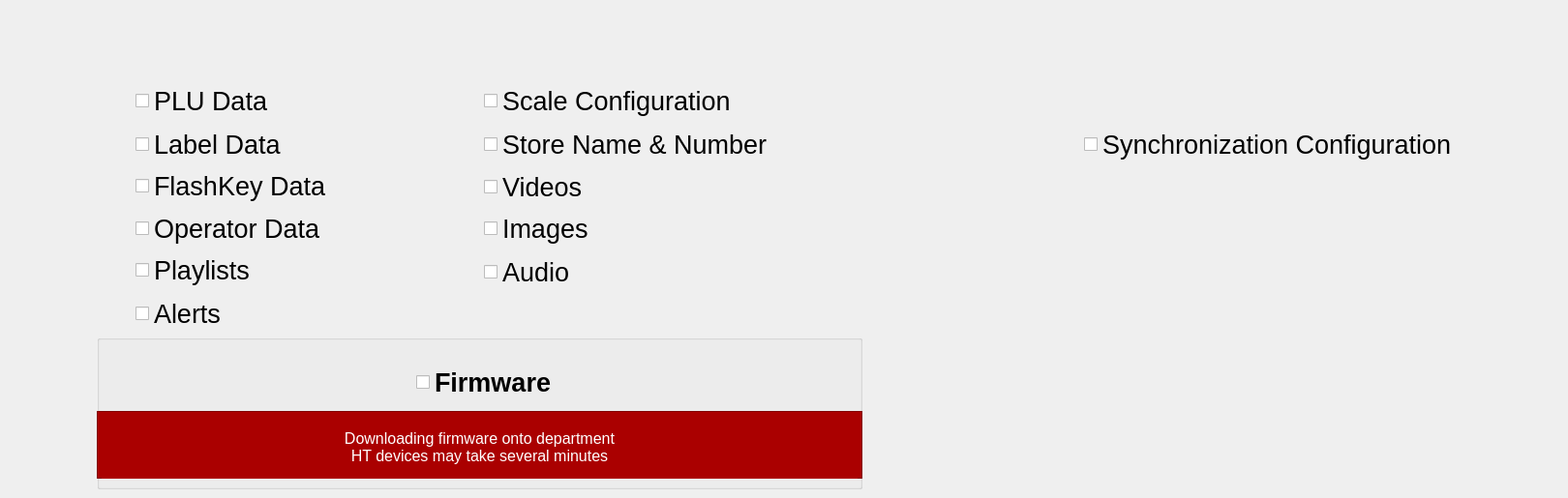
   <widget class="QWidget" name="SendToDeptTab">
    <attribute name="title">
     <string>Send To Dept</string>
    </attribute>
    <widget class="QCheckBox" name="checkBoxOperatorDataSendToDept">
     <property name="geometry">
      <rect>
       <x>140</x>
       <y>214</y>
       <width>355</width>
       <height>45</height>
      </rect>
     </property>
     <property name="minimumSize">
      <size>
       <width>355</width>
       <height>45</height>
      </size>
     </property>
     <property name="maximumSize">
      <size>
       <width>355</width>
       <height>45</height>
      </size>
     </property>
     <property name="font">
      <font>
       <pointsize>20</pointsize>
      </font>
     </property>
     <property name="text">
      <string>Operator Data</string>
     </property>
     <property name="iconSize">
      <size>
       <width>40</width>
       <height>40</height>
      </size>
     </property>
    </widget>
    <widget class="QCheckBox" name="checkBoxStoreNameNumberSendToDept">
     <property name="geometry">
      <rect>
       <x>500</x>
       <y>127</y>
       <width>491</width>
       <height>45</height>
      </rect>
     </property>
     <property name="sizePolicy">
      <sizepolicy hsizetype="Fixed" vsizetype="Fixed">
       <horstretch>0</horstretch>
       <verstretch>0</verstretch>
      </sizepolicy>
     </property>
     <property name="minimumSize">
      <size>
       <width>491</width>
       <height>45</height>
      </size>
     </property>
     <property name="maximumSize">
      <size>
       <width>491</width>
       <height>45</height>
      </size>
     </property>
     <property name="font">
      <font>
       <pointsize>20</pointsize>
      </font>
     </property>
     <property name="text">
      <string>Store Name &amp;&amp; Number</string>
     </property>
     <property name="iconSize">
      <size>
       <width>40</width>
       <height>40</height>
      </size>
     </property>
    </widget>
    <widget class="QCheckBox" name="checkBoxAlertsSendToDept">
     <property name="geometry">
      <rect>
       <x>140</x>
       <y>302</y>
       <width>355</width>
       <height>45</height>
      </rect>
     </property>
     <property name="sizePolicy">
      <sizepolicy hsizetype="Fixed" vsizetype="Fixed">
       <horstretch>0</horstretch>
       <verstretch>0</verstretch>
      </sizepolicy>
     </property>
     <property name="minimumSize">
      <size>
       <width>355</width>
       <height>45</height>
      </size>
     </property>
     <property name="maximumSize">
      <size>
       <width>355</width>
       <height>45</height>
      </size>
     </property>
     <property name="font">
      <font>
       <pointsize>20</pointsize>
      </font>
     </property>
     <property name="text">
      <string>Alerts</string>
     </property>
     <property name="iconSize">
      <size>
       <width>40</width>
       <height>40</height>
      </size>
     </property>
    </widget>
    <widget class="QCheckBox" name="checkBoxImagesSendToDept">
     <property name="geometry">
      <rect>
       <x>500</x>
       <y>214</y>
       <width>491</width>
       <height>45</height>
      </rect>
     </property>
     <property name="sizePolicy">
      <sizepolicy hsizetype="Fixed" vsizetype="Fixed">
       <horstretch>0</horstretch>
       <verstretch>0</verstretch>
      </sizepolicy>
     </property>
     <property name="minimumSize">
      <size>
       <width>491</width>
       <height>45</height>
      </size>
     </property>
     <property name="maximumSize">
      <size>
       <width>491</width>
       <height>45</height>
      </size>
     </property>
     <property name="font">
      <font>
       <pointsize>20</pointsize>
      </font>
     </property>
     <property name="text">
      <string>Images</string>
     </property>
     <property name="iconSize">
      <size>
       <width>40</width>
       <height>40</height>
      </size>
     </property>
    </widget>
    <widget class="QGroupBox" name="groupBoxSendToDeptFirmware">
     <property name="geometry">
      <rect>
       <x>100</x>
       <y>346</y>
       <width>791</width>
       <height>160</height>
      </rect>
     </property>
     <property name="sizePolicy">
      <sizepolicy hsizetype="Fixed" vsizetype="Fixed">
       <horstretch>0</horstretch>
       <verstretch>0</verstretch>
      </sizepolicy>
     </property>
     <property name="minimumSize">
      <size>
       <width>791</width>
       <height>160</height>
      </size>
     </property>
     <property name="maximumSize">
      <size>
       <width>791</width>
       <height>160</height>
      </size>
     </property>
     <property name="title">
      <string notr="true"/>
     </property>
     <property name="flat">
      <bool>false</bool>
     </property>
     <widget class="QCheckBox" name="checkBoxFirmwareSendToDept">
      <property name="geometry">
       <rect>
        <x>330</x>
        <y>27</y>
        <width>441</width>
        <height>45</height>
       </rect>
      </property>
      <property name="sizePolicy">
       <sizepolicy hsizetype="Fixed" vsizetype="Fixed">
        <horstretch>0</horstretch>
        <verstretch>0</verstretch>
       </sizepolicy>
      </property>
      <property name="minimumSize">
       <size>
        <width>441</width>
        <height>45</height>
       </size>
      </property>
      <property name="maximumSize">
       <size>
        <width>441</width>
        <height>45</height>
       </size>
      </property>
      <property name="font">
       <font>
        <pointsize>20</pointsize>
        <weight>75</weight>
        <bold>true</bold>
       </font>
      </property>
      <property name="text">
       <string>Firmware</string>
      </property>
      <property name="iconSize">
       <size>
        <width>40</width>
        <height>40</height>
       </size>
      </property>
     </widget>
     <widget class="QFrame" name="frameFirmwareAlertSendToDept">
      <property name="geometry">
       <rect>
        <x>0</x>
        <y>79</y>
        <width>791</width>
        <height>70</height>
       </rect>
      </property>
      <property name="sizePolicy">
       <sizepolicy hsizetype="Fixed" vsizetype="Fixed">
        <horstretch>0</horstretch>
        <verstretch>0</verstretch>
       </sizepolicy>
      </property>
      <property name="minimumSize">
       <size>
        <width>791</width>
        <height>70</height>
       </size>
      </property>
      <property name="maximumSize">
       <size>
        <width>791</width>
        <height>70</height>
       </size>
      </property>
      <property name="styleSheet">
       <string notr="true">background-color: rgb(170, 0, 0);</string>
      </property>
      <property name="frameShape">
       <enum>QFrame::StyledPanel</enum>
      </property>
      <property name="frameShadow">
       <enum>QFrame::Raised</enum>
      </property>
      <widget class="QLabel" name="firmwareAlertLabel_4">
       <property name="geometry">
        <rect>
         <x>5</x>
         <y>5</y>
         <width>781</width>
         <height>65</height>
        </rect>
       </property>
       <property name="sizePolicy">
        <sizepolicy hsizetype="Fixed" vsizetype="Fixed">
         <horstretch>0</horstretch>
         <verstretch>0</verstretch>
        </sizepolicy>
       </property>
       <property name="minimumSize">
        <size>
         <width>781</width>
         <height>65</height>
        </size>
       </property>
       <property name="maximumSize">
        <size>
         <width>781</width>
         <height>65</height>
        </size>
       </property>
       <property name="font">
        <font>
         <pointsize>12</pointsize>
        </font>
       </property>
       <property name="styleSheet">
        <string notr="true">color: rgb(255, 255, 255);</string>
       </property>
       <property name="text">
        <string>Downloading firmware onto department
HT devices may take several minutes</string>
       </property>
       <property name="alignment">
        <set>Qt::AlignCenter</set>
       </property>
      </widget>
     </widget>
    </widget>
    <widget class="QCheckBox" name="checkBoxPLUDataSendToDept">
     <property name="geometry">
      <rect>
       <x>140</x>
       <y>82</y>
       <width>355</width>
       <height>45</height>
      </rect>
     </property>
     <property name="minimumSize">
      <size>
       <width>355</width>
       <height>45</height>
      </size>
     </property>
     <property name="maximumSize">
      <size>
       <width>355</width>
       <height>45</height>
      </size>
     </property>
     <property name="font">
      <font>
       <pointsize>20</pointsize>
      </font>
     </property>
     <property name="text">
      <string>PLU Data</string>
     </property>
     <property name="iconSize">
      <size>
       <width>40</width>
       <height>40</height>
      </size>
     </property>
    </widget>
    <widget class="QCheckBox" name="checkBoxVideosSendToDept">
     <property name="geometry">
      <rect>
       <x>500</x>
       <y>171</y>
       <width>491</width>
       <height>45</height>
      </rect>
     </property>
     <property name="sizePolicy">
      <sizepolicy hsizetype="Fixed" vsizetype="Fixed">
       <horstretch>0</horstretch>
       <verstretch>0</verstretch>
      </sizepolicy>
     </property>
     <property name="minimumSize">
      <size>
       <width>491</width>
       <height>45</height>
      </size>
     </property>
     <property name="maximumSize">
      <size>
       <width>491</width>
       <height>45</height>
      </size>
     </property>
     <property name="font">
      <font>
       <pointsize>20</pointsize>
      </font>
     </property>
     <property name="text">
      <string>Videos</string>
     </property>
     <property name="iconSize">
      <size>
       <width>40</width>
       <height>40</height>
      </size>
     </property>
    </widget>
    <widget class="QCheckBox" name="checkBoxScaleConfigurationSendToDept">
     <property name="geometry">
      <rect>
       <x>500</x>
       <y>82</y>
       <width>491</width>
       <height>45</height>
      </rect>
     </property>
     <property name="sizePolicy">
      <sizepolicy hsizetype="Fixed" vsizetype="Fixed">
       <horstretch>0</horstretch>
       <verstretch>0</verstretch>
      </sizepolicy>
     </property>
     <property name="minimumSize">
      <size>
       <width>491</width>
       <height>45</height>
      </size>
     </property>
     <property name="maximumSize">
      <size>
       <width>491</width>
       <height>45</height>
      </size>
     </property>
     <property name="font">
      <font>
       <pointsize>20</pointsize>
      </font>
     </property>
     <property name="text">
      <string>Scale Configuration</string>
     </property>
     <property name="iconSize">
      <size>
       <width>40</width>
       <height>40</height>
      </size>
     </property>
    </widget>
    <widget class="QCheckBox" name="checkBoxPlaylistsSendToDept">
     <property name="geometry">
      <rect>
       <x>140</x>
       <y>257</y>
       <width>355</width>
       <height>45</height>
      </rect>
     </property>
     <property name="sizePolicy">
      <sizepolicy hsizetype="Fixed" vsizetype="Fixed">
       <horstretch>0</horstretch>
       <verstretch>0</verstretch>
      </sizepolicy>
     </property>
     <property name="minimumSize">
      <size>
       <width>355</width>
       <height>45</height>
      </size>
     </property>
     <property name="maximumSize">
      <size>
       <width>355</width>
       <height>45</height>
      </size>
     </property>
     <property name="font">
      <font>
       <pointsize>20</pointsize>
      </font>
     </property>
     <property name="text">
      <string>Playlists</string>
     </property>
     <property name="iconSize">
      <size>
       <width>40</width>
       <height>40</height>
      </size>
     </property>
    </widget>
    <widget class="QCheckBox" name="checkBoxLabelDataSendToDept">
     <property name="geometry">
      <rect>
       <x>140</x>
       <y>127</y>
       <width>355</width>
       <height>45</height>
      </rect>
     </property>
     <property name="minimumSize">
      <size>
       <width>355</width>
       <height>45</height>
      </size>
     </property>
     <property name="maximumSize">
      <size>
       <width>355</width>
       <height>45</height>
      </size>
     </property>
     <property name="font">
      <font>
       <pointsize>20</pointsize>
      </font>
     </property>
     <property name="text">
      <string>Label Data</string>
     </property>
     <property name="iconSize">
      <size>
       <width>40</width>
       <height>40</height>
      </size>
     </property>
    </widget>
    <widget class="QCheckBox" name="checkBoxAudioSendToDept">
     <property name="geometry">
      <rect>
       <x>500</x>
       <y>259</y>
       <width>491</width>
       <height>45</height>
      </rect>
     </property>
     <property name="sizePolicy">
      <sizepolicy hsizetype="Fixed" vsizetype="Fixed">
       <horstretch>0</horstretch>
       <verstretch>0</verstretch>
      </sizepolicy>
     </property>
     <property name="minimumSize">
      <size>
       <width>491</width>
       <height>45</height>
      </size>
     </property>
     <property name="maximumSize">
      <size>
       <width>491</width>
       <height>45</height>
      </size>
     </property>
     <property name="font">
      <font>
       <pointsize>20</pointsize>
      </font>
     </property>
     <property name="text">
      <string>Audio</string>
     </property>
     <property name="iconSize">
      <size>
       <width>40</width>
       <height>40</height>
      </size>
     </property>
    </widget>
    <widget class="QCheckBox" name="checkBoxSynchronizationConfigurationSendToDept">
     <property name="geometry">
      <rect>
       <x>1120</x>
       <y>127</y>
       <width>491</width>
       <height>45</height>
      </rect>
     </property>
     <property name="sizePolicy">
      <sizepolicy hsizetype="Fixed" vsizetype="Fixed">
       <horstretch>0</horstretch>
       <verstretch>0</verstretch>
      </sizepolicy>
     </property>
     <property name="minimumSize">
      <size>
       <width>491</width>
       <height>45</height>
      </size>
     </property>
     <property name="maximumSize">
      <size>
       <width>491</width>
       <height>45</height>
      </size>
     </property>
     <property name="font">
      <font>
       <pointsize>20</pointsize>
      </font>
     </property>
     <property name="text">
      <string>Synchronization Configuration</string>
     </property>
     <property name="iconSize">
      <size>
       <width>40</width>
       <height>40</height>
      </size>
     </property>
    </widget>
    <widget class="QCheckBox" name="checkBoxFlashkeyDataSendToDept">
     <property name="geometry">
      <rect>
       <x>140</x>
       <y>170</y>
       <width>355</width>
       <height>45</height>
      </rect>
     </property>
     <property name="minimumSize">
      <size>
       <width>355</width>
       <height>45</height>
      </size>
     </property>
     <property name="maximumSize">
      <size>
       <width>355</width>
       <height>45</height>
      </size>
     </property>
     <property name="font">
      <font>
       <pointsize>20</pointsize>
      </font>
     </property>
     <property name="text">
      <string>FlashKey Data</string>
     </property>
     <property name="iconSize">
      <size>
       <width>40</width>
       <height>40</height>
      </size>
     </property>
    </widget>
   </widget>
